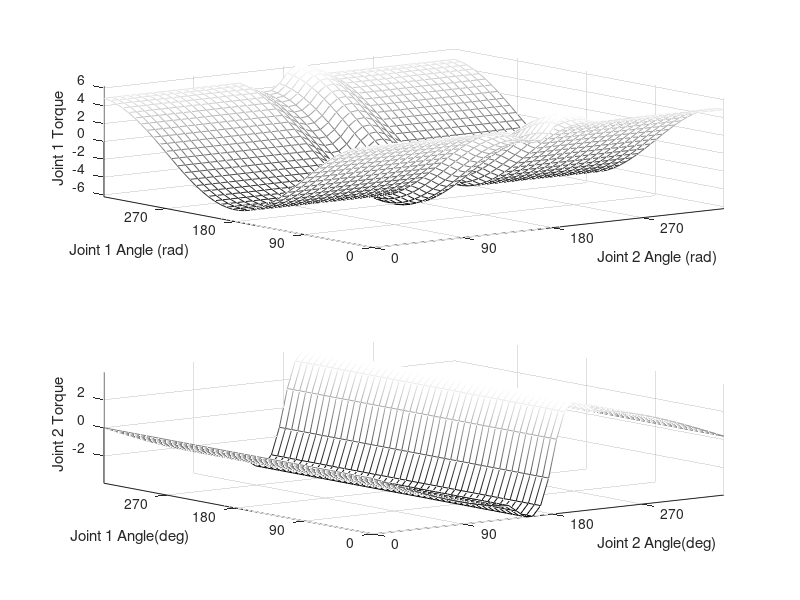

Write the MATLAB code that produced this figure.
clear
home
L1 = 3; 
L2 = 4;
f = 1;
m = 1;
g = 9.8;
lc1 = 0.5;
lc2 = 0.5;

for i = 1:45
    q1(i) = (i-1)*8*pi/180;
    for j = 1:45
        q2(j) = (j-1)*8*pi/180;
        L = sqrt(L1^2 + L2^2 + 2*L1*L2*cos(q2(j)));
        if L == 0;
            beta = 0;
        else
            beta = asin((L2/L)*sin(pi-q2(j)));
        end
        
        F = [-f*cos(beta+q1(i)); -f*sin(beta + q1(i))];
        J1 = [-L1*sin(q1(i)) - L2*sin(q1(i) + q2(j)), -L2*sin(q1(i) + q2(j));...
                L1*cos(q1(i)) + L2*cos(q1(i) + q2(j)), L2*cos(q1(i) + q2(j))];
        J2 = [-lc1*sin(q1(i)) 0; -lc1*cos(q1(i)) 0];
        J3 = [-L1*sin(q1(i)) - lc2*sin(q1(i) + q2(i)), -lc2*sin(q1(i) +q2(i));...
                -L1*cos(q1(i)) + lc2*cos(q1(i) + q2(i)), lc2*cos(q1(i) + q2(i))];
        T = -J1'*F - J2'*[0; m*g];
        T1(i,j) = T(1);
        T2(i,j) = T(2);
    end
end

figure(1)
clf
subplot(2,1,1)
mesh(q2*180/pi, q1*180/pi, T1)
set(gca, 'ytick', [0 90 180 270 360])
set(gca, 'xtick', [0 90 180 270 360])
shading interp
colormap(gray)
axis tight
xlabel('Joint 2 Angle (rad)')
ylabel('Joint 1 Angle (rad)')
zlabel('Joint 1 Torque');
grid on
subplot(2,1,2)
mesh(q2*180/pi, q1*180/pi, T2)
set(gca, 'ytick', [0 90 180 270 360])
set(gca, 'xtick', [0 90 180 270 360])
shading interp

colormap(gray)
axis tight
xlabel('Joint 2 Angle(deg)')
ylabel('Joint 1 Angle(deg)')
zlabel('Joint 2 Torque');